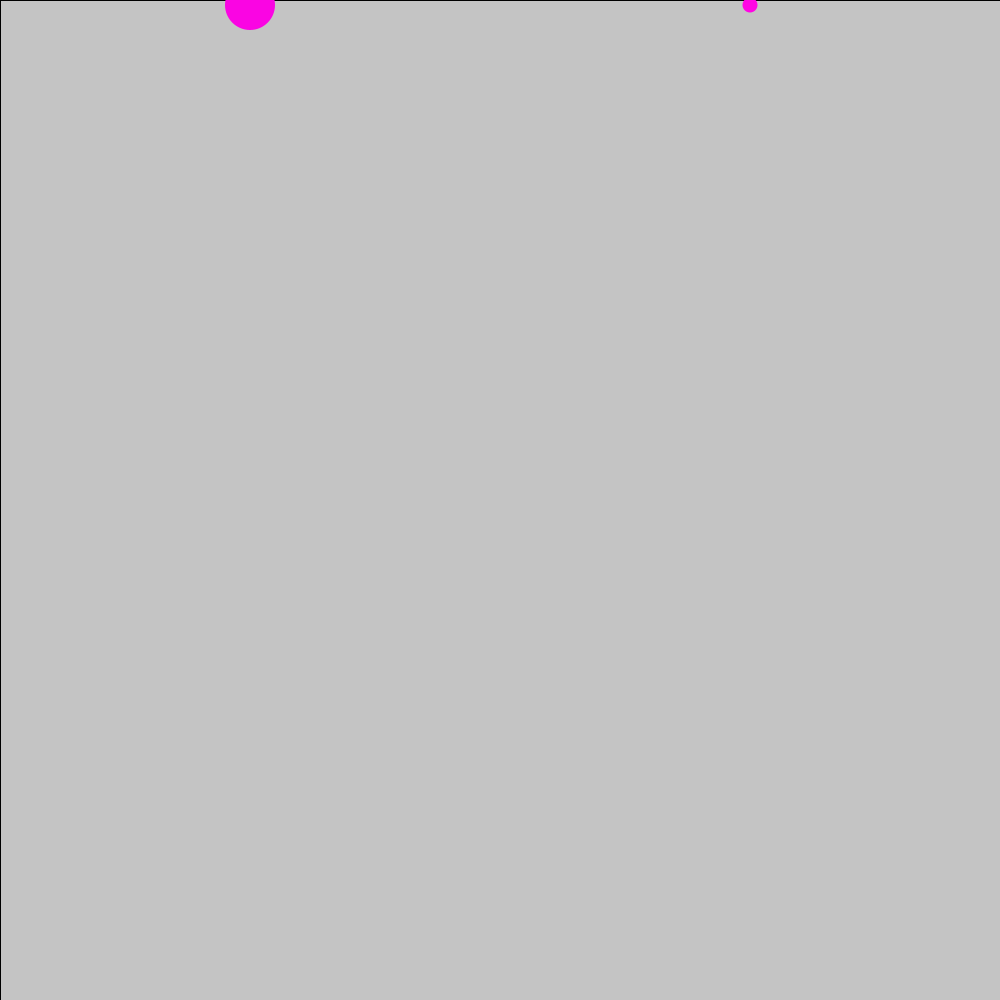
Frame 1 (no input)
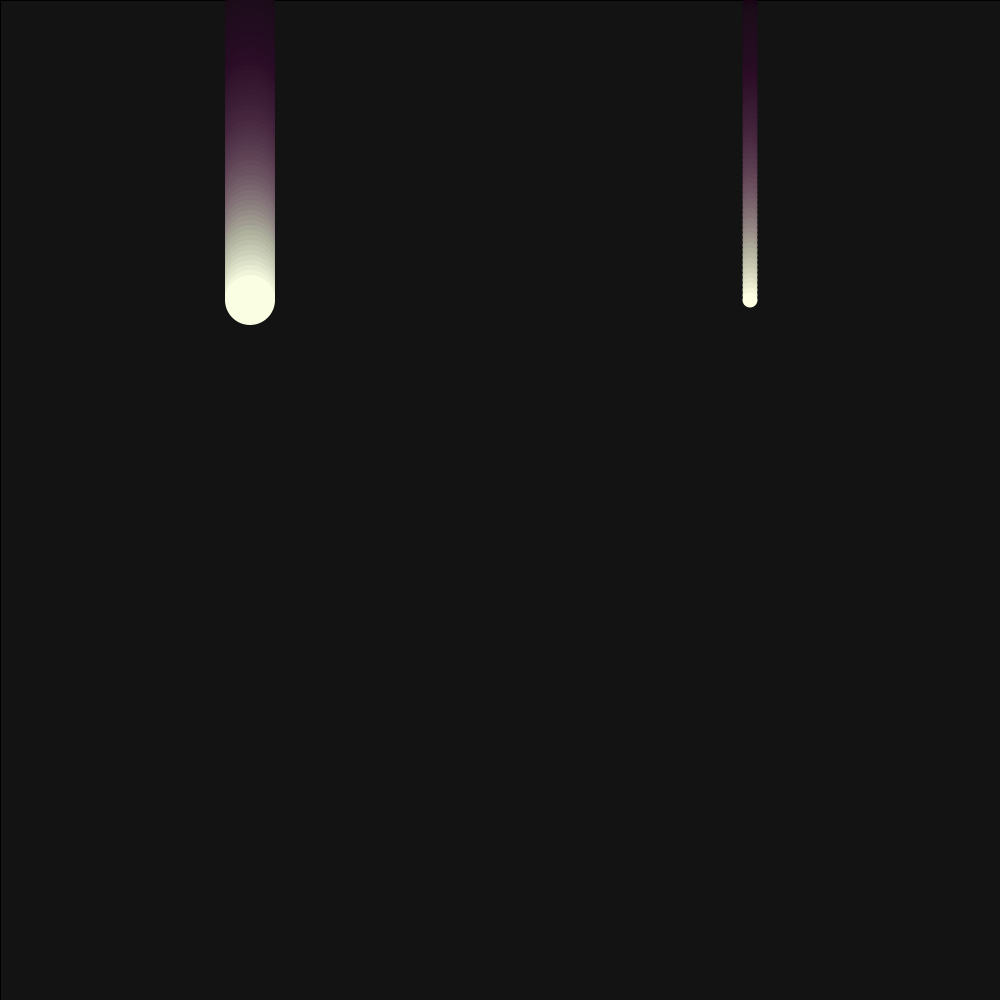
Frame 60 (the mouse pressed at the canvas centre just before this capture)
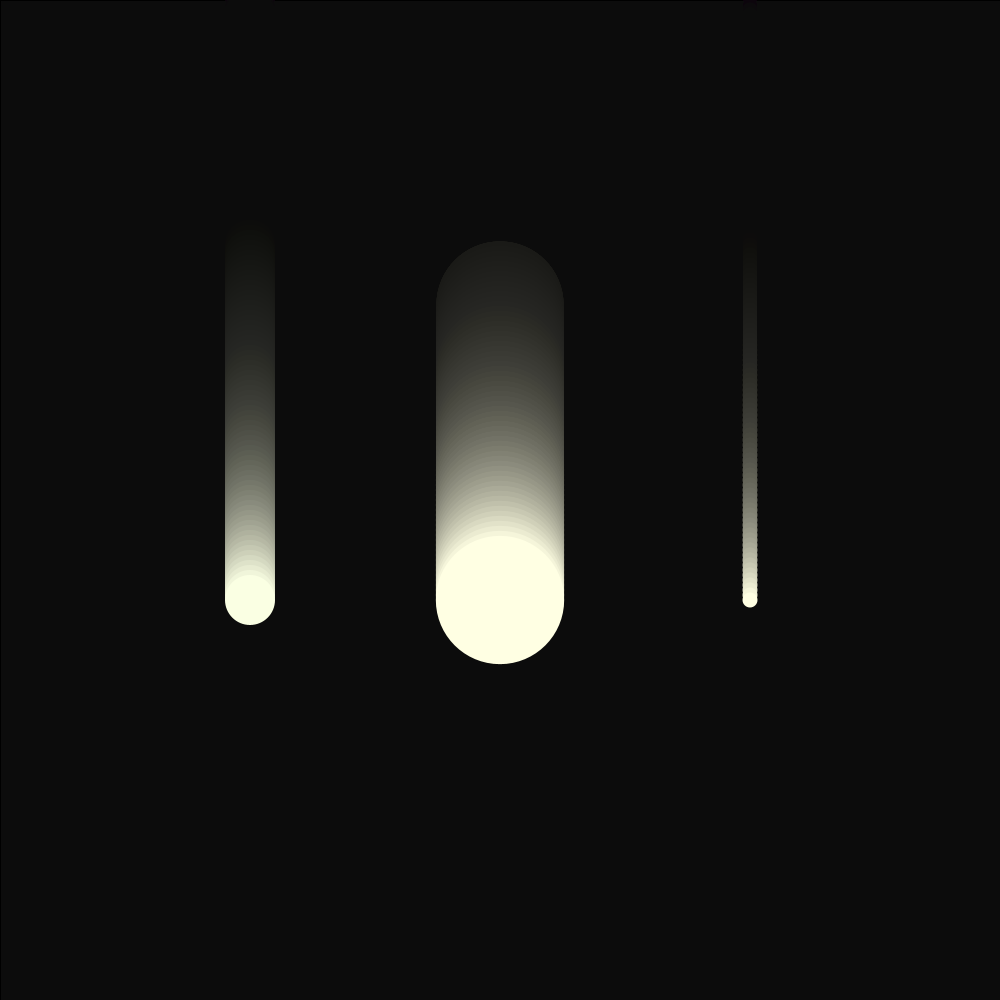
Frame 120 (the mouse held since frame 60 and released just before this capture)

The Processing sketch that drew these frames (run headless with seeded random() and noise(); from frame 60 on, the mouse is pressed at the canvas centre):

// Processing sketch: moving_circles
// ── moving_circles.pde
float posY, vel;



void setup(){
  size(1000,1000);
  
  posY = 0;
  vel = 5;

}

void draw(){

  fill(0,10);
  rect(0,0,width,height);
  
  move();
  makeCircle(width/4, 50);
  makeCircle(3*width/4,15);
  
  
 float sizeOfCenterCircle = map(mouseX,0,600,0,154);
  makeCircle(width/2, sizeOfCenterCircle);
}

void makeCircle(float posX, float size){
float r = posX;
float g = posY;
float b = 227;

  noStroke();
  fill(r,g,b);
  ellipse(posX,posY,size,size);
  
}

void move(){
  posY += vel;
  
  if(posY > height || posY<0){
    vel *= -1;
  
  }
  
}
